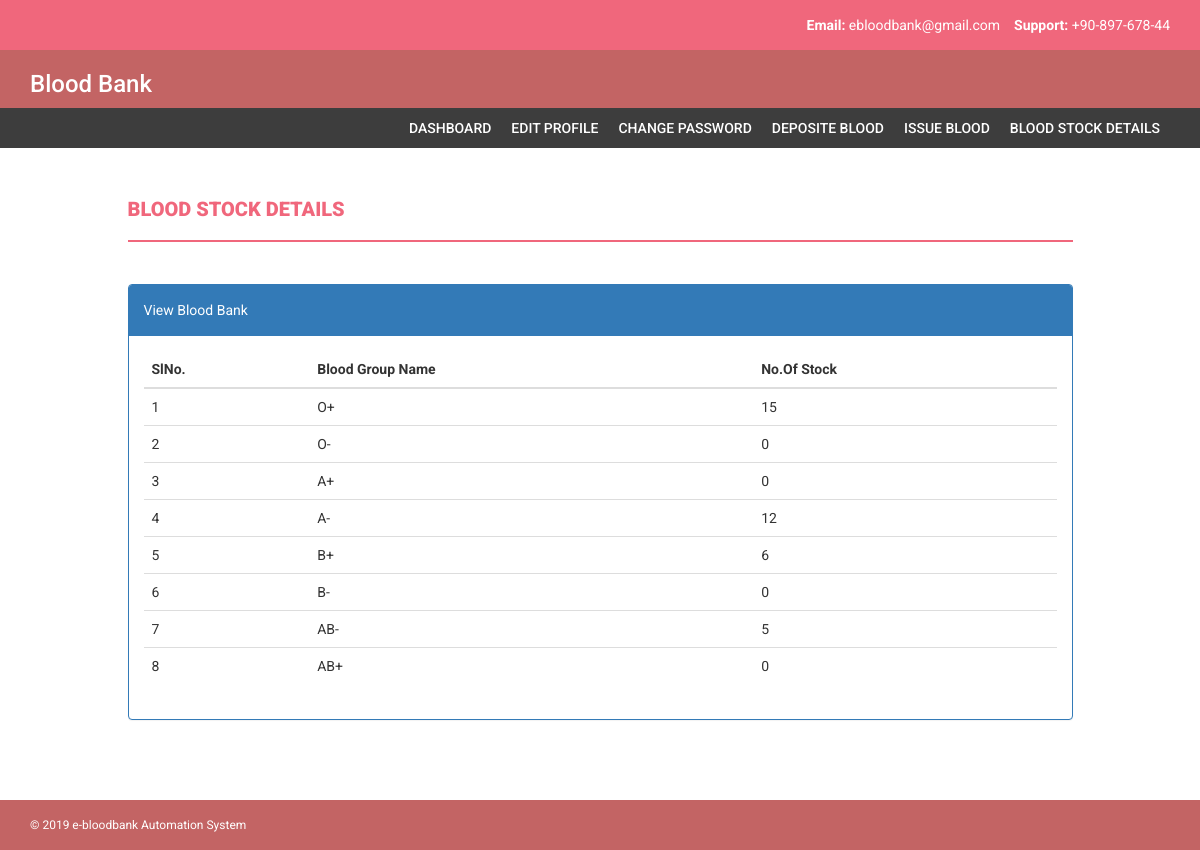
The app's page /bloodbank/bloodstockdetails.php (signed in) with its own data.
### tables this page shows
CREATE TABLE `bloodgroupdetails` (
  `bloodgroupid` int(11) NOT NULL,
  `bloodgroup` varchar(50) NOT NULL
);

### bloodbank/bloodstockdetails.php (the view, shortened to what this page needs)
<?php
	include 'connectionstring.php';
?>
<!DOCTYPE html>
<html xmlns="http://www.w3.org/1999/xhtml">
<head>
    <link href="../assets/css/bootstrap.css" rel="stylesheet" />
    <link href="../assets/css/font-awesome.css" rel="stylesheet" />
    <link href="../assets/css/style.css" rel="stylesheet" />
</head>
<body>
    <header>
        <div class="container">
            <div class="row">
                <div class="col-md-12">
                    <strong>Email: </strong>ebloodbank@gmail.com
                    &nbsp;&nbsp;
                    <strong>Support: </strong>+90-897-678-44
                </div>
            </div>
        </div>
    </header>
    <div class="navbar navbar-inverse set-radius-zero">
        <div class="container">
            <div class="navbar-header">
                <h3 style="font-family: 'Roboto', sans-serif;color:#FFFFFF; width: 200px;" >Blood Bank</h3>
            </div>
        </div>
    </div>
    	<?php
			include 'menusection.php';
		?>
    <div class="content-wrapper">
      <div class="container">
           <div class="row">
            <div class="col-md-10 col-md-offset-1">
              <h4 class="page-head-line">Blood Stock Details</h4>
            </div>
         </div>
         <div class="row">
          <div class="col-md-10 col-md-offset-1">
             </div>
      	  </div>
         <div class="row">
        	<div class="col-md-10 col-md-offset-1">
            </div>
      	</div>
      <div class="row">
        <div class="col-md-10 col-md-offset-1">
          <div class="panel panel-primary">
            <div class="panel-heading">
               View Blood Bank
            </div>
            <div class="panel-body">
              <div class="table-responsive">
                 <table class="table table-hover">
                   <thead>
                      <tr>
                      	 <th>SlNo.</th>
                         <th>Blood Group Name</th>
                         <th>No.Of Stock</th>
                      </tr>
                   </thead>
                 <tbody>
                 	<?php
						$bloodgroup="select bloodgroupid,bloodgroup from bloodgroupdetails";
						$bloodgroupdata=$conn->query($bloodgroup);
						foreach($bloodgroupdata as $bloodgroupvalue){
							$bloodgroup=$bloodgroupvalue['bloodgroupid'];
					?>
                     <tr>
                       <td><?php echo $bloodgroupvalue['bloodgroupid']; ?></td>
                       <td><?php echo $bloodgroupvalue['bloodgroup']; ?></td>
                       <td><?php $bloodstock="Select stock from bloodstockdeatails where bloodgroupid=".$bloodgroup;
							$sum=0;
							$bloodstockdata=$conn->query($bloodstock);
							foreach($bloodstockdata as $bloodstockvalue){
							$sum=$sum+$bloodstockvalue['stock'];}?><?php echo $sum; ?>  </td>
                     </tr>
                   <?php } ?>
                 </tbody>
                </table>
              </div>
            </div>
          </div>
       </div>
    </div>
 </div>
</div>
    	<?php
			include 'footersection.php';
		?>
</body>
</html>

### assets/css/style.css (style rules this page uses)
body { font-family: 'Roboto', sans-serif; line-height: 30px; }
.set-radius-zero { border-radius: 0px; -moz-border-radius: 0px; -webkit-border-radius: 0px; }
.content-wrapper { margin-top: 40px; min-height: 600px; padding-bottom: 60px; }
.page-head-line { font-weight: 900; padding-bottom: 20px; border-bottom: 2px solid #F0677C; text-transform: uppercase; color: #F0677C; font-size: 20px; margin-bottom: 40px; }
header { background-color: #F0677C; color: #fff; padding: 10px; text-align: right; }
.navbar-inverse { background-color: #C36464; border-color: transparent; }
.navbar { margin-bottom: 0px; }

### records on screen
bloodgroupdetails: bloodgroupid "1", bloodgroup "O+", sum "15"
bloodgroupdetails: bloodgroupid "2", bloodgroup "O-", sum "0"
bloodgroupdetails: bloodgroupid "3", bloodgroup "A+", sum "0"
bloodgroupdetails: bloodgroupid "4", bloodgroup "A-", sum "12"
bloodgroupdetails: bloodgroupid "5", bloodgroup "B+", sum "6"
bloodgroupdetails: bloodgroupid "6", bloodgroup "B-", sum "0"
bloodgroupdetails: bloodgroupid "7", bloodgroup "AB-", sum "5"
bloodgroupdetails: bloodgroupid "8", bloodgroup "AB+", sum "0"
